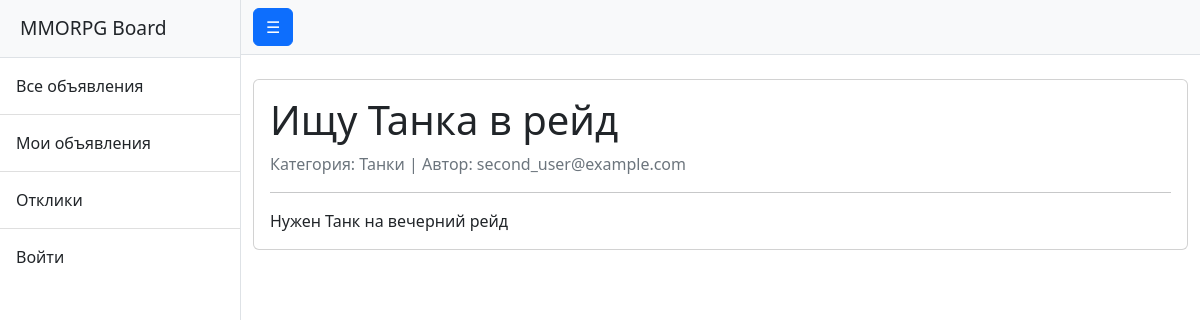
Page /advertisements/2/ on the committed database.
### board/models.py (models this page shows, shortened)
class Advertisement(models.Model):
    author = models.ForeignKey(User, on_delete=models.CASCADE, related_name='advertisements')
    category = models.ForeignKey(Category, on_delete=models.PROTECT, related_name='advertisements')
    title = models.CharField(max_length=200)
    content = RichTextUploadingField()
    created_at = models.DateTimeField(auto_now_add=True)
    updated_at = models.DateTimeField(auto_now=True)

class Category(models.Model):
    name = models.CharField(max_length=50, unique=True)

### accounts/models.py (models this page shows)
class User(AbstractUser):
    username = None
    email = models.EmailField(unique=True)
    USERNAME_FIELD = 'email'
    REQUIRED_FIELDS = []
    objects = UserManager()

### board/views.py (the view, shortened to what this page needs)
# urls.py: path('advertisements/<int:pk>/', AdvertisementDetailView.as_view(), name='advertisement_detail'),
class AdvertisementDetailView(DetailView):
    model = Advertisement
    template_name = 'board/advertisement_detail.html'
    context_object_name = 'advertisement'
    def get_context_data(self, **kwargs):
        context = super().get_context_data(**kwargs)
        context['form'] = ResponseForm()
        return context

### board/templates/board/advertisement_detail.html (shortened to what this page needs)
{% extends "base.html" %}
{% block content %}
<div class="card">
    <div class="card-body">
        <h1 class="card-title">{{ advertisement.title }}</h1>
        <p class="text-muted">
            Категория: {{ advertisement.category.name }} |
            Автор: {{ advertisement.author.email }}
        </p>
        <hr>
        <div class="card-text">
            {{ advertisement.content|safe }}
        </div>
    </div>
</div>
{% endblock %}

### rows in the picture
Advertisement: title "Ищу Танка в рейд", category.name "Танки", author.email "second_user@example.com", content "Нужен Танк на вечерний рейд"
